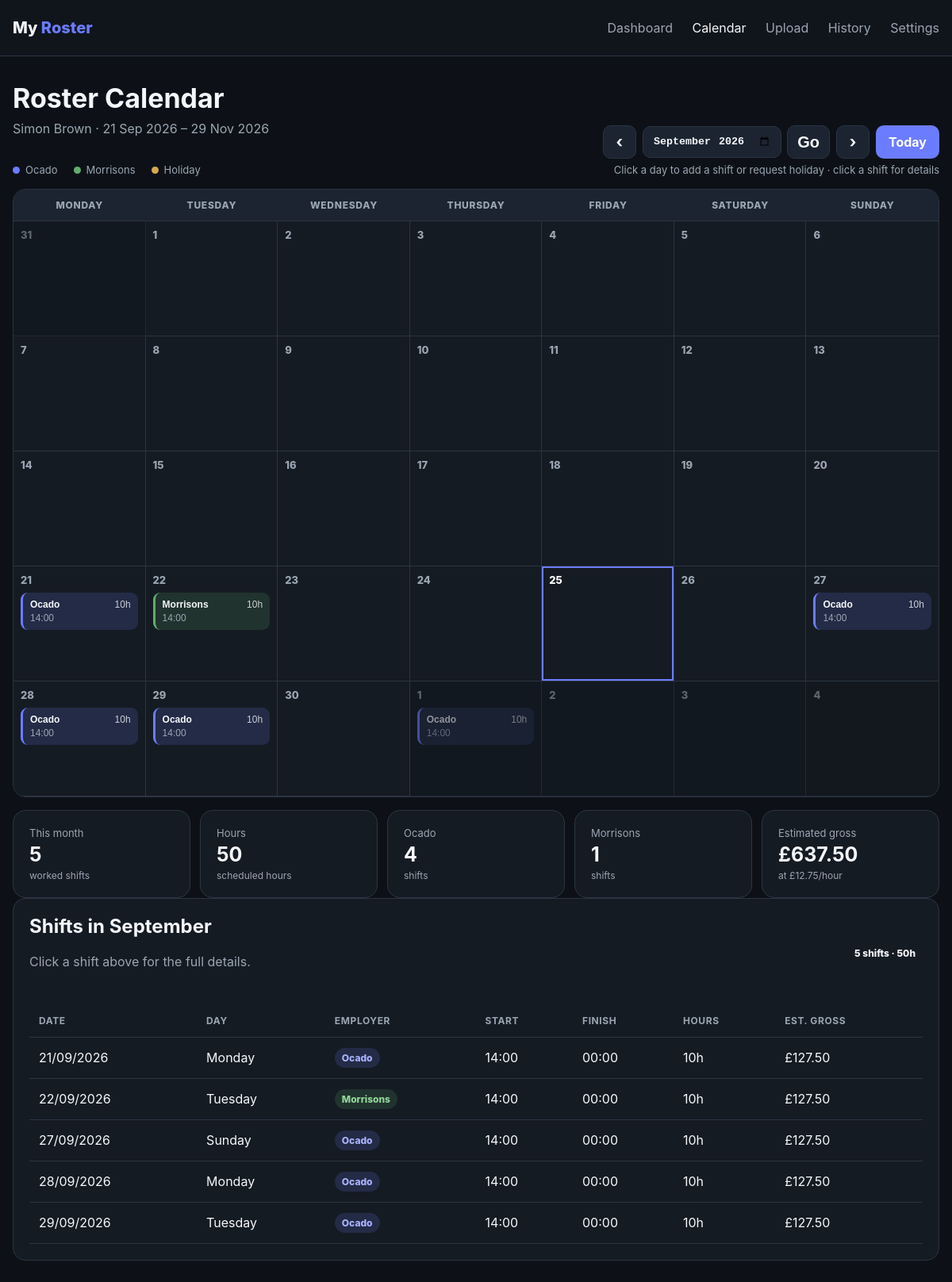
/calendar, run on the app's committed database.
### app.py (models this page shows)
class Roster(db.Model):
    id = db.Column(db.Integer, primary_key=True)
    filename = db.Column(db.String(255), nullable=False)
    uploaded_at = db.Column(db.DateTime, default=datetime.utcnow, nullable=False)
    period_start = db.Column(db.Date, nullable=True)
    period_end = db.Column(db.Date, nullable=True)
    employee = db.Column(db.String(120), nullable=True)
    employee_number = db.Column(db.String(50), nullable=True)
    active = db.Column(db.Boolean, default=True, nullable=False)
    shifts = db.relationship(
        "Shift", backref="roster", cascade="all, delete-orphan",
        lazy=True, order_by="Shift.shift_date"
    )

class Shift(db.Model):
    id = db.Column(db.Integer, primary_key=True)
    roster_id = db.Column(db.Integer, db.ForeignKey("roster.id"), nullable=False)
    shift_date = db.Column(db.Date, nullable=False)
    day_name = db.Column(db.String(15), nullable=False)
    start_time = db.Column(db.String(5), nullable=True)
    hours = db.Column(db.Float, default=10.0, nullable=False)
    employer = db.Column(db.String(30), nullable=False)  # Ocado / Morrisons / Holiday
    week_number = db.Column(db.Integer, nullable=False)
    pay_type = db.Column(db.String(20), nullable=False, default="normal")  # normal / holiday / overtime
    @property
    def finish_time(self):
        if not self.start_time or self.employer == "Holiday":
            return None
        try:
            start = datetime.strptime(self.start_time, "%H:%M")
            finish = start + timedelta(hours=self.hours)
            return finish.strftime("%H:%M")
        except ValueError:
            return None

### app.py (the view)
@app.route("/calendar")
def calendar():
    roster = Roster.query.filter_by(active=True).order_by(Roster.uploaded_at.desc()).first()
    if not roster:
        return render_template("calendar.html", roster=None)
    shifts = Shift.query.filter_by(roster_id=roster.id).order_by(Shift.shift_date).all()
    requested_year = request.args.get("year", type=int)
    requested_month = request.args.get("month", type=int)
    requested_month_date = request.args.get("month_date", "").strip()
    if requested_month_date:
        try:
            selected = datetime.strptime(requested_month_date, "%Y-%m")
            year, month = selected.year, selected.month
        except ValueError:
            year = month = None
    elif requested_year and requested_month and 1 <= requested_month <= 12:
        year, month = requested_year, requested_month
    else:
        year = month = None
    if not year or not month:
        today = date.today()
        if roster.period_start <= today <= roster.period_end:
            year, month = today.year, today.month
        else:
            year, month = roster.period_start.year, roster.period_start.month
    return render_template("calendar.html", **calendar_context(roster, shifts, year, month))

### app.py (called while the page is built)
def money(value):
    return f"£{float(value):,.2f}"

def serialise_shifts(shifts):
    import json
    return json.dumps({
        str(s.id): {
            "date_label": s.shift_date.strftime("%A %d %B %Y"),
            "day": s.day_name,
            "start_time": s.start_time,
            "finish_time": s.finish_time,
            "hours": s.hours,
            "employer": s.employer,
            "pay_type": s.pay_type,
            "week": s.week_number,
        } for s in shifts
    })

def build_calendar_data(shifts, year, month, holiday_requests=None):
    cal = pycalendar.Calendar(firstweekday=0)  # Monday
    weeks = []
    today = date.today()
    by_date = {}
    for shift in shifts:
        by_date.setdefault(shift.shift_date, []).append(shift)
    requests_by_date = {}
    for req in (holiday_requests or []):
        requests_by_date.setdefault(req.request_date, []).append(req)
    for week in cal.monthdatescalendar(year, month):
        cells = []
        for day_value in week:
            cells.append({
                "date": day_value,
                "in_month": day_value.month == month,
                "is_today": day_value == today,
                "events": by_date.get(day_value, []),
                "holiday_requests": requests_by_date.get(day_value, []),
            })
        weeks.append(cells)
    return weeks

def month_offset(year, month, offset):
    value = year * 12 + (month - 1) + offset
    return value // 12, value % 12 + 1

### templates/calendar.html (shortened to what this page needs)
<!doctype html>
<html lang="en">
<head>
<link rel="stylesheet" href="{{ url_for('static', filename='style.css') }}">
</head>
<body>
<nav>
  <div class="container nav-inner">
    <div class="brand">My <span>Roster</span></div>
    <div class="links">
      <a href="{{ url_for('dashboard') }}">Dashboard</a>
      <a class="active" href="{{ url_for('calendar') }}">Calendar</a>
      <a href="{{ url_for('upload_roster') }}">Upload</a>
      <a href="{{ url_for('history') }}">History</a>
      <a href="{{ url_for('settings') }}">Settings</a>
    </div>
  </div>
</nav>
<main>
<div class="container">
{% if not roster %}
  <div class="card empty-state">
    <h1>No roster loaded</h1>
    <p class="subtitle">Upload a roster to see your shifts on a calendar.</p>
    <a class="btn" href="{{ url_for('upload_roster') }}">Upload roster</a>
  </div>
{% else %}
  <div class="calendar-header">
    <div>
      <h1>Roster Calendar</h1>
      <div class="subtitle">{{ roster.employee or 'Employee' }} · {{ roster.period_start.strftime('%d %b %Y') }} – {{ roster.period_end.strftime('%d %b %Y') }}</div>
    </div>
    <div class="calendar-actions">
      <a class="btn secondary" href="{{ url_for('calendar', year=prev_year, month=prev_month) }}">‹</a>
      <form class="month-picker" method="get" action="{{ url_for('calendar') }}">
        <input type="month" name="month_date" aria-label="Select month and year" value="{{ '%04d-%02d'|format(year, month) }}">
        <button class="btn secondary" type="submit">Go</button>
      </form>
      <a class="btn secondary" href="{{ url_for('calendar', year=next_year, month=next_month) }}">›</a>
      <a class="btn" href="{{ url_for('calendar', year=today.year, month=today.month) }}">Today</a>
    </div>
  </div>
  <div class="calendar-legend">
    <span><i class="legend-dot ocado-dot"></i> Ocado</span>
    <span><i class="legend-dot morrisons-dot"></i> Morrisons</span>
    <span><i class="legend-dot holiday-dot"></i> Holiday</span>
    <span class="legend-help">Click a day to add a shift or request holiday · click a shift for details</span>
  </div>
  <div class="calendar-card">
    <div class="calendar-weekdays">
      {% for day in weekdays %}<div>{{ day }}</div>{% endfor %}
    </div>
    <div class="calendar-grid">
      {% for week in calendar_weeks %}
        {% for cell in week %}
          <div class="calendar-day {% if not cell.in_month %}outside-month{% endif %} {% if cell.is_today %}today{% endif %}" data-date="{{ cell.date.strftime('%Y-%m-%d') }}" tabindex="0" role="button">
            <div class="day-number">{{ cell.date.day }}</div>
            <div class="events">
              {% for event in cell.events %}
                <button type="button" class="calendar-event {{ event.employer|lower }}" onclick="openShift({{ event.id }})">
                  <div class="event-top">
                    <strong>{{ event.employer }}</strong>
                    {% if event.hours %}<span>{{ event.hours|int }}h</span>{% endif %}
                  </div>
                  {% if event.start_time %}<div class="event-time">{{ event.start_time }}</div>{% endif %}
                </button>
              {% endfor %}
            </div>
          </div>
        {% endfor %}
      {% endfor %}
    </div>
  </div>
  <div class="calendar-summary">
    <div class="card"><span class="label">This month</span><strong>{{ month_stats.shifts }}</strong><span>worked shifts</span></div>
    <div class="card"><span class="label">Hours</span><strong>{{ month_stats.hours|int }}</strong><span>scheduled hours</span></div>
    <div class="card"><span class="label">Ocado</span><strong>{{ month_stats.ocado }}</strong><span>shifts</span></div>
    <div class="card"><span class="label">Morrisons</span><strong>{{ month_stats.morrisons }}</strong><span>shifts</span></div>
    <div class="card"><span class="label">Estimated gross</span><strong>{{ money(month_stats.earnings) }}</strong><span>{% if hourly_rate %}at {{ money(hourly_rate) }}/hour{% else %}<a href="{{ url_for('settings') }}">Set hourly rate</a>{% endif %}</span></div>
  </div>
  <div class="shift-list card">
    <div class="section-heading">
      <div>
        <h2>Shifts in {{ month_name }}</h2>
        <div class="subtitle">Click a shift above for the full details.</div>
      </div>
      <span class="badge">{{ month_stats.shifts }} shifts · {{ month_stats.hours|int }}h</span>
    </div>
    {% if month_events %}
    <div class="table-wrap">
    <table>
      <thead><tr><th>Date</th><th>Day</th><th>Employer</th><th>Start</th><th>Finish</th><th>Hours</th><th>Est. gross</th></tr></thead>
      <tbody>
      {% for event in month_events|sort(attribute='shift_date') %}
        <tr onclick="openShift({{ event.id }})" class="clickable-row">
          <td>{{ event.shift_date.strftime('%d/%m/%Y') }}</td>
          <td>{{ event.day_name }}</td>
          <td><span class="badge {{ event.employer|lower }}">{{ event.employer }}</span></td>
          <td>{{ event.start_time or '—' }}</td>
          <td>{{ event.finish_time or '—' }}</td>
          <td>{{ event.hours|int }}h</td>
          <td>{{ money(event.hours * hourly_rate) if hourly_rate else '—' }}</td>
        </tr>
      {% endfor %}
      </tbody>
    </table>
    </div>
    {% else %}
      <p class="subtitle">No shifts or holidays recorded for this month.</p>
    {% endif %}
  </div>
{% endif %}
</div>
</main>
</body>
</html>

### data on the page
Roster: employee "Simon Brown", period_start "21 Sep 2026", period_end "29 Nov 2026"
Shift: employer "Ocado", hours "10", start_time "14:00", shift_date "21/09/2026", day_name "Monday", start_time+employer+hours "00:00", hours "£127.50"
Shift: employer "Morrisons", hours "10", start_time "14:00", shift_date "22/09/2026", day_name "Tuesday", start_time+employer+hours "00:00", hours "£127.50"
Shift: employer "Ocado", hours "10", start_time "14:00", shift_date "27/09/2026", day_name "Sunday", start_time+employer+hours "00:00", hours "£127.50"
Shift: employer "Ocado", hours "10", start_time "14:00", shift_date "28/09/2026", day_name "Monday", start_time+employer+hours "00:00", hours "£127.50"
Shift: employer "Ocado", hours "10", start_time "14:00", shift_date "29/09/2026", day_name "Tuesday", start_time+employer+hours "00:00", hours "£127.50"
Shift: employer "Ocado", hours "10", start_time "14:00"

### other printed values
{{ day }} "MONDAY" "TUESDAY" "WEDNESDAY" "THURSDAY" "FRIDAY" "SATURDAY" "SUNDAY"
{{ cell.date.day }} "31" "1" "2" "3" "4" "5" "6" "7" "8" "9" "10" "11" "12" "13" "14" "15" "16" "17" "18" "19" "20" "21" "22" "23" "24" "25" "26" "27" "28" "29" "30" "1" "2" "3" "4"
{{ month_stats.shifts }} "5"
{{ month_stats.hours|int }} "50"
{{ month_stats.ocado }} "4"
{{ month_stats.morrisons }} "1"
{{ money(month_stats.earnings) }} "£637.50"
{{ money(hourly_rate) }} "£12.75"
{{ month_name }} "September"
